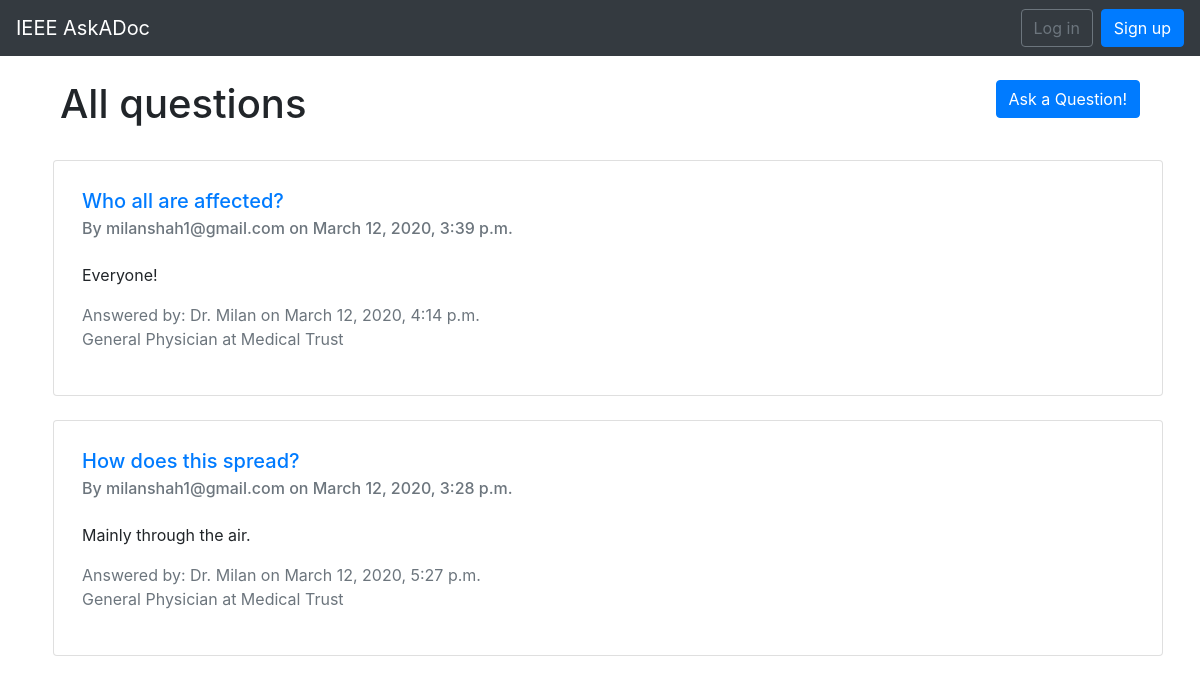
The page / on the database its author committed.
### pages/models.py (models this page shows, shortened)
class Question(models.Model):
    slug = models.SlugField(max_length=200, blank=True)
    question = models.TextField(blank=False)
    pub_date = models.DateTimeField('date published', auto_now_add=True)
    user = models.ForeignKey(settings.AUTH_USER_MODEL, on_delete=models.CASCADE)
    class Meta:
        ordering = ['-pub_date']

class Answer(models.Model):
    question = models.ForeignKey(Question, on_delete=models.CASCADE)
    answer = models.TextField(blank=False)
    pub_date = models.DateTimeField('date published', auto_now_add=True)
    user = models.ForeignKey(settings.AUTH_USER_MODEL, on_delete=models.CASCADE)
    class Meta:
        ordering = ['-answer', '-pub_date']

### users/models.py (models this page shows, shortened)
class CustomUser(AbstractUser):
    is_doc = models.BooleanField(default=False)
    designation = models.CharField(blank=True, null=True, max_length=100)
    hospital = models.CharField(blank=True, null=True, max_length=100)

### pages/views.py (the view)
# urls.py: path('', homePageView, name='home'),
def homePageView(request):
    all_questions = Question.objects.all().order_by('-pub_date')
    query_set = []
    for question in all_questions:
        try:
            ans = Answer.objects.get(question=question)
            query_set.append((question, ans))
        except:
            query_set.append((question, None))
    return render(request, 'pages/index.html', {'questions': query_set})

### templates/pages/index.html (shortened to what this page needs)
{% extends '_base.html' %}
{% load static %}
{% block content %}
<div class="container mt-4 mb-4">
    <div class="grid">
        <div class="row">
            <div class="col-8">
                <h1>
                    All questions
                </h1>
            </div>
            <div class="col-4" style="display: flex; flex-direction: row-reverse;">
                <a href="{% url 'ask' %}">
                    <button class="btn btn-primary">Ask a Question!</button>
                </a>
            </div>
        </div>
    </div>
</div>
<div class="container mt-4">
    <div class="grid">
        <div class="row">
            {% for question, ans in questions %}
                <div class="card col-12 ml-2 mb-4 p-2">
                    <div class="card-body">
                        <a href="{% url 'detail' question.slug %}">
                            <h5 class="card-title">{{ question.question }}</h5>
                        </a>
                        <h6 class="card-subtitle mb-2 text-muted">By {{ question.user.email }} on {{ question.pub_date }}</h6>
                        <p class="card-text" style="margin-top: 25px;">
                            {% if ans %}
                                {% if ans.answer|length > 100 %}
                                    {{ans.answer|slice:100}}...
                                    <a href="{% url 'detail' question.slug %}">
                                        Read More!
                                    </a>
                                {% else %}
                                    {{ans.answer}}
                                {% endif %}
                                <p class="text-muted">
                                    Answered by: Dr. {{ans.user.first_name}} on {{ans.pub_date}}
                                    <br>
                                    {{ans.user.designation}} at {{ans.user.hospital}}
                                </p>
                            {% else %}
                                Not yet answered!
                            {% endif %}
                        </p>
                    </div>
                </div>
            {% endfor %}
        </div>
    </div>
</div>
{% endblock content %}

### templates/_base.html (shortened to what this page needs)
{% load static %}
<!DOCTYPE html>
<html lang="en">
<head>
{% block css %}
<link rel="stylesheet" href="https://stackpath.bootstrapcdn.com/bootstrap/4.1.3/css/bootstrap.min.css">
<link rel="stylesheet" href="{% static 'css/base.css' %}">
{% endblock %}
</head>
<body>
  <nav class="navbar navbar-expand-md navbar-dark bg-dark mb-4">
      <a class="navbar-brand" href="{% url 'home' %}">IEEE AskADoc</a>
      <div class="collapse navbar-collapse" id="navbarCollapse">
        {% if user.is_authenticated %}
          <a class="navbar-link ml-auto" href="{% url 'home' %}">View all questions</a>
          <ul class="navbar-nav ml-4">
            <li class="nav-item">
              <a class="nav-link dropdown-toggle" href="#" id="userMenu" data-toggle="dropdown" aria-haspopup="true" aria-expanded="false">
                {{ user.email }}
              </a>
              <div class="dropdown-menu dropdown-menu-right" aria-labelledby="userMenu">
                <a class="dropdown-item" href="{% url 'account_change_password' %}">Change password</a>
                <div class="dropdown-divider"></div>
                <a class="dropdown-item" href="{% url 'account_logout' %}">Log out</a>
              </div>
            </li>
          </ul>
        {% else %}
          <form class="form-inline ml-auto">
            <a href="{% url 'account_login' %}" class="btn btn-outline-secondary">Log in</a>
            <a href="{% url 'account_signup' %}" class="btn btn-primary ml-2">Sign up</a>
          </form>
        {% endif %}
      </div>
    </nav>
  <div class="container">
    {% block content %}{% endblock content %}
  </div>
</body>
</html>

### rows shown on the page
Question: question "Who all are affected?", user.email "milanshah1@gmail.com", pub_date "March 12, 2020, 3:39 p.m.", answer "Everyone!", user.first_name "Milan", pub_date "March 12, 2020, 4:14 p.m.", user.designation "General Physician", user.hospital "Medical Trust"
Question: question "How does this spread?", user.email "milanshah1@gmail.com", pub_date "March 12, 2020, 3:28 p.m.", answer "Mainly through the air.", user.first_name "Milan", pub_date "March 12, 2020, 5:27 p.m.", user.designation "General Physician", user.hospital "Medical Trust"
